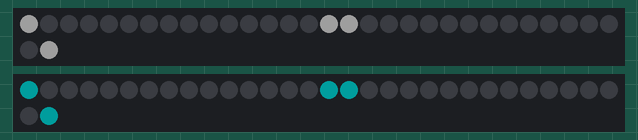
Recording of a sketch running on a simulated ATtiny85, built with avr-gcc and run on an emulated ATtiny85. Shown: 2 × 32 RGB LEDs in strip order, left to right, continuing on the next row. Dim RGB values are drawn brighter than linear.

Above: at 0.1 s.
At 1.2 s:
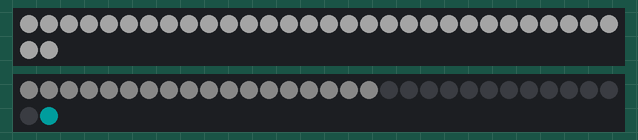
At 39.94 s:
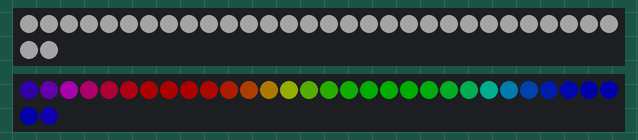

The sketch:

EB_TestEyesAndEars.ino
```cpp
// NeoPixel test program showing use of the WHITE channel for RGBW
// pixels only (won't look correct on regular RGB NeoPixel strips).

#include <Adafruit_NeoPixel.h>
#ifdef __AVR__
 #include <avr/power.h> // Required for 16 MHz Adafruit Trinket
#endif

// Which pin on the Arduino is connected to the NeoPixels?
// On a Trinket or Gemma we suggest changing this to 1:
#define EYE_LED_PIN     6
#define EAR_LED_PIN     9

// How many NeoPixels are attached to the Arduino?
#define LED_COUNT  32

// NeoPixel brightness, 0 (min) to 255 (max)
#define BRIGHTNESS 50 // Set BRIGHTNESS to about 1/5 (max = 255)

// Declare our NeoPixel strip object:
Adafruit_NeoPixel EyeStrip(LED_COUNT, EYE_LED_PIN, NEO_GRBW + NEO_KHZ800);
Adafruit_NeoPixel EarStrip(LED_COUNT, EAR_LED_PIN, NEO_GRB + NEO_KHZ800);
// Argument 1 = Number of pixels in NeoPixel strip
// Argument 2 = Arduino pin number (most are valid)
// Argument 3 = Pixel type flags, add together as needed:
//   NEO_KHZ800  800 KHz bitstream (most NeoPixel products w/WS2812 LEDs)
//   NEO_KHZ400  400 KHz (classic 'v1' (not v2) FLORA pixels, WS2811 drivers)
//   NEO_GRB     Pixels are wired for GRB bitstream (most NeoPixel products)
//   NEO_RGB     Pixels are wired for RGB bitstream (v1 FLORA pixels, not v2)
//   NEO_RGBW    Pixels are wired for RGBW bitstream (NeoPixel RGBW products)

void setup() {
  // These lines are specifically to support the Adafruit Trinket 5V 16 MHz.
  // Any other board, you can remove this part (but no harm leaving it):
#if defined(__AVR_ATtiny85__) && (F_CPU == 16000000)
  clock_prescale_set(clock_div_1);
#endif
  // END of Trinket-specific code.

  EyeStrip.begin();           // INITIALIZE NeoPixel strip object (REQUIRED)
  EarStrip.begin();           // INITIALIZE NeoPixel strip object (REQUIRED)

  EyeStrip.show();            // Turn OFF all pixels ASAP
  EarStrip.show();            // Turn OFF all pixels ASAP

  EyeStrip.setBrightness(BRIGHTNESS);
  EarStrip.setBrightness(BRIGHTNESS);

  // Light top two pixels of each eye and ear (for istallaton)
  EyeStrip.setPixelColor(0, EyeStrip.Color(0, 0, 0, 155));
  EyeStrip.setPixelColor(15, EyeStrip.Color(0, 0, 0, 155));
  EyeStrip.setPixelColor(16, EyeStrip.Color(0, 0, 0, 155));
  EyeStrip.setPixelColor(31, EyeStrip.Color(0, 0, 0, 155));
  EyeStrip.show();            //

  EarStrip.setPixelColor(0, EarStrip.Color(0, 150, 150));
  EarStrip.setPixelColor(15, EarStrip.Color(0, 150, 150));
  EarStrip.setPixelColor(16, EarStrip.Color(0, 150, 150));
  EarStrip.setPixelColor(31, EarStrip.Color(0, 150, 150));
  EarStrip.show();            //

  delay(500);

  EyeColorWipe(EyeStrip.Color(  50,   50,    50, 150), 10); // True white or RGB white
  EyeStrip.show();            //

  EarColorWipe(EarStrip.Color(  50,   50,    50), 10); // RGB white
  EarStrip.show();            //

}

void loop() {
  // Fill along the length of the strip in various colors...

  //EarColorWipe(EarStrip.Color(255,   0,   0), 10); // Red
  //pulseWhite(3);
  //EarColorWipe(EarStrip.Color(  0, 255,   0), 10); // Green
  //pulseWhite(3);
  //EarColorWipe(EarStrip.Color(  0,   0, 255), 10); // Blue
  //pulseWhite(3);

//  EyeColorWipe(EyeStrip.Color(  0,   0,   0, 255), 50); // True white (not RGB white)
  EarRainbow(2);

 ReversePulseWhite(0);

  //pulseWhite(5);
  delay(1);

//  rainbowFade2White(3, 3, 1);
}

// Fill strip pixels one after another with a color. Strip is NOT cleared
// first; anything there will be covered pixel by pixel. Pass in color
// (as a single 'packed' 32-bit value, which you can get by calling
// strip.Color(red, green, blue) as shown in the loop() function above),
// and a delay time (in milliseconds) between pixels.
void EyeColorWipe(uint32_t color, int wait) {
  for(int i=0; i<EyeStrip.numPixels(); i++) { // For each pixel in EyeStrip...
    EyeStrip.setPixelColor(i, color);         //  Set pixel's color (in RAM)
    EyeStrip.show();                          //  Update EyeStrip to match
    delay(wait);                           //  Pause for a moment
  }
}

void EarColorWipe(uint32_t color, int wait) {
  for(int i=0; i<EarStrip.numPixels(); i++) { // For each pixel in EarStrip...
    EarStrip.setPixelColor(i, color);         //  Set pixel's color (in RAM)
    EarStrip.show();                          //  Update EarStrip to match
    delay(wait);                           //  Pause for a moment
  }
}


void pulseWhite(uint8_t wait) {
  for(int j=0; j<256; j++) { // Ramp up from 0 to 255
    // Fill entire EyeStrip with white at gamma-corrected brightness level 'j':
    EyeStrip.fill(EyeStrip.Color(0, 0, 0, EyeStrip.gamma8(j)));
    EyeStrip.show();
    delay(wait);
  }

  for(int j=255; j>=0; j--) { // Ramp down from 255 to 0
    EyeStrip.fill(EyeStrip.Color(0, 0, 0, EyeStrip.gamma8(j)));
    EyeStrip.show();
    delay(wait);
  }
}

void ReversePulseWhite(uint8_t wait) {

  for(int j=155; j>=0; j--) { // Ramp down from 255 to 0
    EyeStrip.fill(EyeStrip.Color(0, 0, 0, EyeStrip.gamma8(j)));
    EyeStrip.show();
    delay(wait);
  }

  for(int j=0; j<156; j++) { // Ramp up from 0 to 255
    // Fill entire EyeStrip with white at gamma-corrected brightness level 'j':
    EyeStrip.fill(EyeStrip.Color(0, 0, 0, EyeStrip.gamma8(j)));
    EyeStrip.show();
    delay(wait);
  }

}

// Rainbow cycle along whole strip. Pass delay time (in ms) between frames.
void EarRainbow(int wait) {
  // Hue of first pixel runs 5 complete loops through the color wheel.
  // Color wheel has a range of 65536 but it's OK if we roll over, so
  // just count from 0 to 5*65536. Adding 256 to firstPixelHue each time
  // means we'll make 5*65536/256 = 1280 passes through this loop:
  for(long firstPixelHue = 0; firstPixelHue < 5*65536; firstPixelHue += 256) {
    // strip.rainbow() can take a single argument (first pixel hue) or
    // optionally a few extras: number of rainbow repetitions (default 1),
    // saturation and value (brightness) (both 0-255, similar to the
    // ColorHSV() function, default 255), and a true/false flag for whether
    // to apply gamma correction to provide 'truer' colors (default true).
    EarStrip.rainbow(firstPixelHue);
    // Above line is equivalent to:
    // strip.rainbow(firstPixelHue, 1, 255, 255, true);
    EarStrip.show(); // Update strip with new contents
    delay(wait);  // Pause for a moment
  }
}
```
